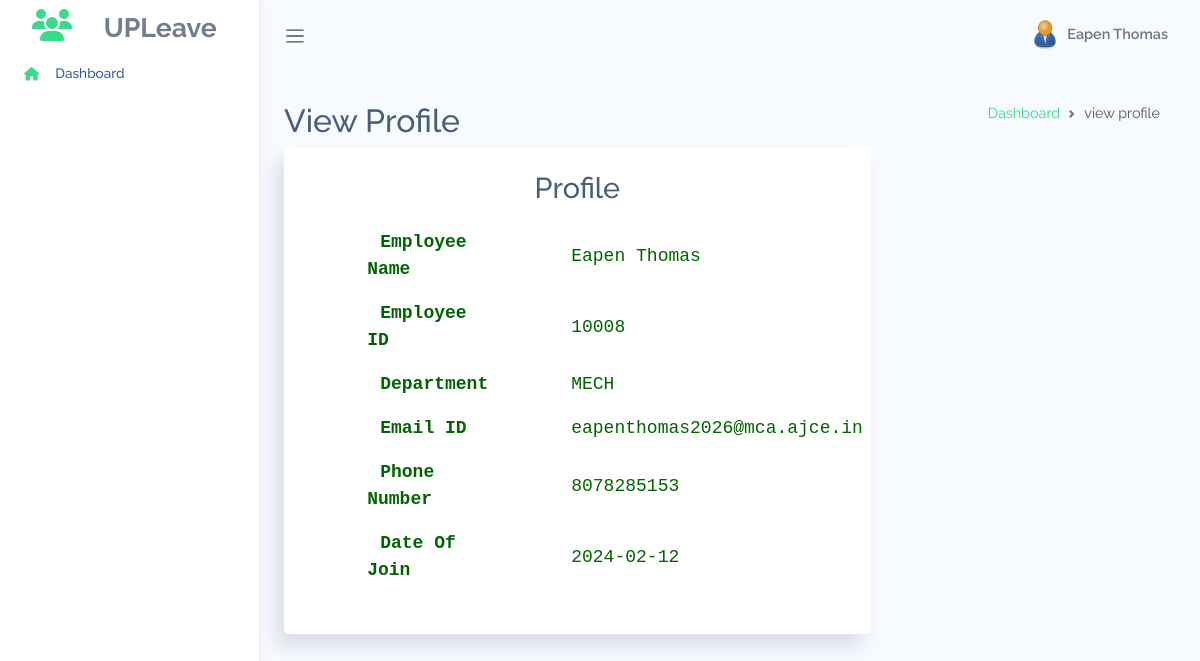
/pvacc.php (signed in), run on the app's committed database.
### tables this page shows
CREATE TABLE `tbl_employee` (
  `emp_id` int(11) DEFAULT NULL,
  `empname` varchar(40) DEFAULT NULL,
  `email` varchar(40) DEFAULT NULL,
  `phone` varchar(15) DEFAULT NULL,
  `doj` date DEFAULT NULL,
  `status` tinyint(1) DEFAULT NULL,
  `dept_id` int(11) DEFAULT NULL,
  `post_id` int(11) DEFAULT NULL
);

CREATE TABLE `tbl_department` (
  `dept_id` int(11) NOT NULL,
  `deptname` varchar(30) DEFAULT NULL
);

### pvacc.php (the view, shortened to what this page needs)
<?php
include 'conn.php';
$x=$_SESSION['name'];
$empid=$_SESSION['empid'];
$deptid=$_SESSION['deptid'];
$sql="select e.* ,d.deptname from tbl_employee e,tbl_department d where e.emp_id = $empid and d.dept_id = $deptid";
$res=$conn->query($sql);
$row=$res->fetch_assoc();
?>
<!DOCTYPE html>
<html lang="en">
<head>
    <link rel="stylesheet" href="assets/css/bootstrap.css">
    <link rel="stylesheet" href="assets/vendors/perfect-scrollbar/perfect-scrollbar.css">
    <link rel="stylesheet" href="assets/css/app.css">
</head>
<body>
    <div id="app">
        <div id="sidebar" class='active'>
            <div class="sidebar-wrapper active">
                <div class="sidebar-header" style="height: 50px;margin-top: -30px">
                    <i class="fa fa-users text-success me-4"></i>
                    <span id="span01" style="font-size: smaller;">UPLeave</span>
                </div>
                <div class="sidebar-menu">
                    <ul class="menu">
                        <li class="sidebar-item ">
                            <a href="principal.php" class='sidebar-link'>
                                <i class="fa fa-home text-success"></i>
                                <span>Dashboard</span>
                            </a>
                        </li>
                    </ul>
                </div>
            </div>
        </div>
        <div id="main">
            <nav class="navbar navbar-header navbar-expand navbar-light">
                <a class="sidebar-toggler" href="#"><span class="navbar-toggler-icon"></span></a>
                <div class="collapse navbar-collapse" id="navbarSupportedContent">
                    <ul class="navbar-nav d-flex align-items-center navbar-light ms-auto">
                        <li class="dropdown">
                            <a href="#" data-bs-toggle="dropdown"
                                class="nav-link dropdown-toggle nav-link-lg nav-link-user">
                                <div class="avatar me-1">
                                    <img src="assets/images/admin.png" alt="" srcset="">
                                </div>
                                <div class="d-none d-md-block d-lg-inline-block"><?php echo $x?></div>
                            </a>
                        </li>
                    </ul>
                </div>
            </nav>
            <div class="main-content container-fluid">
                <div class="page-title">
                    <div class="row">
                        <div class="col-12 col-md-6 order-md-1 order-last">
                            <h3>View Profile</h3>
                        </div>
                        <div class="col-12 col-md-6 order-md-2 order-first">
                            <nav aria-label="breadcrumb" class='breadcrumb-header'>
                                <ol class="breadcrumb">
                                    <li class="breadcrumb-item"><a href="principal.php" class="text-success">Dashboard</a>
                                    </li>
                                    <li class="breadcrumb-item active" aria-current="page">view profile</li>
                                </ol>
                            </nav>
                        </div>
                    </div>
                </div>
                <section id="multiple-column-form">
                    <div class="row match-height">
                        <div class="col-8">
                            <div class="card">
                                <div class="card-content">
                                    <div class="card-body">
    <div class="row">
        <div class="col-md-12 col-12">
            <div class="form-group has-icon-left">
                <div class="position-relative">
                    <center><h2><span>Profile</span></h2>
                    <table>
                        <tr>
                            <th><span id="p1"> Employee Name  </span></th>
                            <td><span id="p1"><?php echo $row['empname'] ?></span></td>
                        </tr>
                        <tr>
                            <th><span id="p1"> Employee ID </span></th>
                            <td><span id="p1"><?php echo $row['emp_id'] ?></span></td>
                        </tr>
                        <tr>
                            <th><span id="p1"> Department  </span></th>
                            <td><span id="p1"><?php echo $row['deptname'] ?></span></td>
                        </tr><tr>
                            <th><span id="p1"> Email ID  </span></th>
                            <td><span id="p1"><?php echo $row['email'] ?></span></td>
                        </tr><tr>
                            <th><span id="p1"> Phone Number  </span></th>
                            <td><span id="p1"><?php echo $row['phone'] ?></span></td>
                        </tr><tr>
                            <th><span id="p1"> Date Of Join  </span></th>
                            <td><span id="p1"><?php echo $row['doj'] ?></span></td>
                        </tr>
                    </table>
</center>
                                    </div>
                                </div>
                            </div>
                        </div>
                    </div>
                </section>
            </div>
        </div>
    </div>
</body>
</html>

### assets/css/app.css (style rules this page uses)
* { font-family: Raleway }
#app { position: relative }
#main { margin-left: 260px; background-color: #f7faff; min-height: 100vh; transition: margin-left .6s ease-out }
#main .main-content { padding: 2rem 1.5rem }
#main .main-content .page-title h3 { font-size: 2rem }
.breadcrumb-header .breadcrumb { justify-content: flex-end }
a { text-decoration: none }
a, button { outline: 0 }
.avatar { display: inline-flex; border-radius: 50%; text-align: center; vertical-align: middle; position: relative }
.avatar img { width: 32px; height: 32px; border-radius: 50% }
.dropdown-toggle:after { color: #fff }
.form-group { margin-bottom: .7rem }
#sidebar.active .sidebar-wrapper { left: 0 }
.sidebar-wrapper { width: 260px; height: 100vh; position: fixed; top: 0; z-index: 10; background-color: #fff; bottom: 0; border-right: 1px solid #eee; box-shadow: 0 0 10px #ececec; left: -260px; transition: left .6s ease-out }
.sidebar-wrapper .sidebar-header { padding: 2rem 2rem 1rem; font-size: 2rem; font-weight: 700 }
.sidebar-wrapper .menu { padding-left: 0; margin-top: 2rem }
.sidebar-wrapper .menu .sidebar-link { display: block; padding: .7rem 1.5rem; font-size: .85rem; display: flex; align-items: center; transition: all .5s }
.sidebar-wrapper .menu .sidebar-link>span { color: #053382; font-weight: 500; margin-left: 1rem; opacity: .8 }
.sidebar-wrapper .menu .sidebar-item { list-style: none; margin-top: .5rem; position: relative }
.card { box-shadow: -8px 12px 18px 0 rgba(25, 42, 70, .13); margin-bottom: 2.2rem }
.card .card-content { position: relative }
.card .card-body { padding: 1.4rem 1.7rem }
.navbar { height: 70px; padding: 1.5rem }
.navbar .nav-link-user img { width: 30px }
.navbar.navbar-header li { display: flex; align-items: center }
.navbar.navbar-header .dropdown>a { color: #6c757d; font-weight: 600 }
.navbar.navbar-header .dropdown>a:after { display: none }

### pvacc.php (style rules this page uses)
#p1 { color : DArkgreen; font-size :18px; margin: 13px; font-family: "Lucida Console", "Courier New", monospace; }
table { border-collapse: separate; border-spacing: 55px 15px; }

### data on the page
tbl_employee: empname "Eapen Thomas", emp_id "10008", dept.deptname "MECH", email "eapenthomas2026@mca.ajce.in", phone "8078285153", doj "2024-02-12"

### other printed values
$x "Eapen Thomas"
